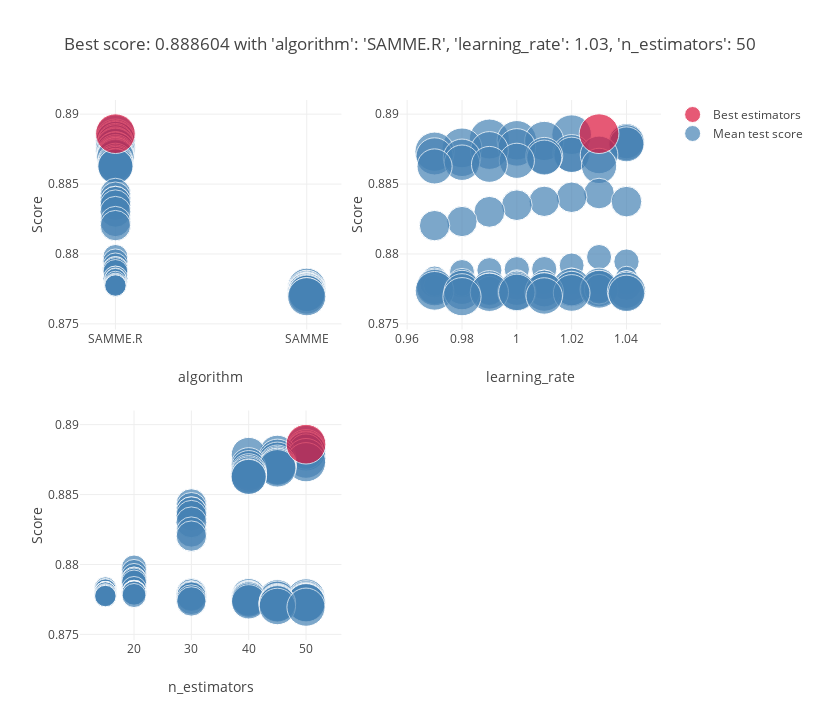

The cell this chart's notebook holds for it:
### Markdown cell above
# Hyperparamter Tuning For AdaBoost Classifier

### Code cell
from sklearn.model_selection import train_test_split

df.dropna(inplace=True)
target = df['Target2']
X_train, X_test, y_train, y_test = train_test_split(df[feature_importances[feature_importances.Importance > .01].index], target, test_size=.3)


sc = MinMaxScaler()
X_train_scaled = sc.fit_transform(X_train)
X_test_scaled = sc.transform(X_test)

import warnings
warnings.filterwarnings('ignore')

from sklearn.model_selection import GridSearchCV
from sklearn.ensemble import AdaBoostClassifier

from utils.lwoku import RANDOM_STATE, N_JOBS, VERBOSE, get_prediction
from utils.grid_search_utils import plot_grid_search, table_grid_search

import pickle
ab_clf = AdaBoostClassifier(random_state=RANDOM_STATE)
parameters = {
    'n_estimators': [15, 20, 30, 40, 45, 50],
    'learning_rate': [(0.97 + x / 100) for x in range(0, 8)],
    'algorithm': ['SAMME', 'SAMME.R']
}
clf = GridSearchCV(ab_clf, parameters, verbose=VERBOSE, n_jobs=N_JOBS)
clf.fit(X_train_scaled, y_train)

plot_grid_search(clf)
table_grid_search(clf)

with open('adaboost.pickle', 'wb') as fp:
    pickle.dump(clf, fp)

### Figure 1 — Plotly figure (JSON) as saved in the notebook; plotly's stock layout.template omitted (floating-point values rounded to 4 significant figures)
{"data": [{"marker": {"color": "SteelBlue", "size": [100.0, 101.9, 99.3, 97.88, 79.47, 82.38, 77.74, 89.78, 101.0, 91.15, 98.33, 90.03, 79.85, 90.24, 87.41, 87.99, 78.15, 89.59, 78.81, 80.17, 82.29, 79.3, 78.68, 59.63, 59.57, 58.83, 59.74, 59.96, 60.76, 58.53, 58.99, 39.94, 40.84, 39.3, 40.47, 40.8, 40.08, 39.36, 30.74, 39.49, 29.53, 29.96, 27.94, 28.24, 28.35, 29.05, 37.54, 28.11, 28.77, 28.32, 28.89, 37.79, 30.28, 37.66, 38.41, 37.67, 37.95, 37.43, 57.04, 55.73, 30.9, 30.01, 56.83, 36.89, 74.8, 55.87, 29.95, 56.0, 29.45, 56.07, 76.41, 74.54, 86.03, 94.65, 73.47, 74.39, 75.75, 83.09, 56.58, 92.15, 75.13, 95.41, 55.32, 83.56, 75.06, 93.78, 83.29, 93.93, 94.61, 93.47, 84.65, 85.78, 84.63, 84.68, 92.95], "sizemin": 4, "sizemode": "area", "sizeref": 0.1274}, "mode": "markers", "name": "Mean test score", "showlegend": true, "text": ["'algorithm': 'SAMME.R',<br /> 'learning_rate': 1.02,<br /> 'n_estimators': 50", "'algorithm': 'SAMME.R',<br /> 'learning_rate': 0.99,<br /> 'n_estimators': 50", "'algorithm': 'SAMME.R',<br /> 'learning_rate': 1.0,<br /> 'n_estimators': 50", "'algorithm': 'SAMME.R',<br /> 'learning_rate': 1.01,<br /> 'n_estimators': 50", "'algorithm': 'SAMME.R',<br /> 'learning_rate': 1.04,<br /> 'n_estimators': 50", "'algorithm': 'SAMME.R',<br /> 'learning_rate': 1.04,<br /> 'n_estimators': 45", "'algorithm': 'SAMME.R',<br /> 'learning_rate': 1.04,<br /> 'n_estimators': 40", "'algorithm': 'SAMME.R',<br /> 'learning_rate': 1.0,<br /> 'n_estimators': 45", "'algorithm': 'SAMME.R',<br /> 'learning_rate': 0.98,<br /> 'n_estimators': 50", "'algorithm': 'SAMME.R',<br /> 'learning_rate': 0.99,<br /> 'n_estimators': 45", "'algorithm': 'SAMME.R',<br /> 'learning_rate': 0.97,<br /> 'n_estimators': 50", "'algorithm': 'SAMME.R',<br /> 'learning_rate': 1.02,<br /> 'n_estimators': 45", "'algorithm': 'SAMME.R',<br /> 'learning_rate': 1.02,<br /> 'n_estimators': 40", "'algorithm': 'SAMME.R',<br /> 'learning_rate': 1.03,<br /> 'n_estimators': 45", "'algorithm': 'SAMME.R',<br /> 'learning_rate': 1.01,<br /> 'n_estimators': 45", "'algorithm': 'SAMME.R',<br /> 'learning_rate': 0.97,<br /> 'n_estimators': 45", "'algorithm': 'SAMME.R',<br /> 'learning_rate': 1.01,<br /> 'n_estimators': 40", "'algorithm': 'SAMME.R',<br /> 'learning_rate': 0.98,<br /> 'n_estimators': 45", "'algorithm': 'SAMME.R',<br /> 'learning_rate': 1.0,<br /> 'n_estimators': 40", "'algorithm': 'SAMME.R',<br /> 'learning_rate': 0.98,<br /> 'n_estimators': 40", "'algorithm': 'SAMME.R',<br /> 'learning_rate': 0.99,<br /> 'n_estimators': 40", "'algorithm': 'SAMME.R',<br /> 'learning_rate': 1.03,<br /> 'n_estimators': 40", "'algorithm': 'SAMME.R',<br /> 'learning_rate': 0.97,<br /> 'n_estimators': 40", "'algorithm': 'SAMME.R',<br /> 'learning_rate': 1.03,<br /> 'n_estimators': 30", "'algorithm': 'SAMME.R',<br /> 'learning_rate': 1.02,<br /> 'n_estimators': 30", "'algorithm': 'SAMME.R',<br /> 'learning_rate': 1.01,<br /> 'n_estimators': 30", "'algorithm': 'SAMME.R',<br /> 'learning_rate': 1.04,<br /> 'n_estimators': 30", "'algorithm': 'SAMME.R',<br /> 'learning_rate': 1.0,<br /> 'n_estimators': 30", "'algorithm': 'SAMME.R',<br /> 'learning_rate': 0.99,<br /> 'n_estimators': 30", "'algorithm': 'SAMME.R',<br /> 'learning_rate': 0.98,<br /> 'n_estimators': 30", "'algorithm': 'SAMME.R',<br /> 'learning_rate': 0.97,<br /> 'n_estimators': 30", "'algorithm': 'SAMME.R',<br /> 'learning_rate': 1.03,<br /> 'n_estimators': 20", "'algorithm': 'SAMME.R',<br /> 'learning_rate': 1.04,<br /> 'n_estimators': 20", "'algorithm': 'SAMME.R',<br /> 'learning_rate': 1.02,<br /> 'n_estimators': 20", "'algorithm': 'SAMME.R',<br /> 'learning_rate': 1.01,<br /> 'n_estimators': 20", "'algorithm': 'SAMME.R',<br /> 'learning_rate': 1.0,<br /> 'n_estimators': 20", "'algorithm': 'SAMME.R',<br /> 'learning_rate': 0.99,<br /> 'n_estimators': 20", "'algorithm': 'SAMME.R',<br /> 'learning_rate': 0.98,<br /> 'n_estimators': 20", "'algorithm': 'SAMME.R',<br /> 'learning_rate': 1.04,<br /> 'n_estimators': 15", "'algorithm': 'SAMME.R',<br /> 'learning_rate': 0.97,<br /> 'n_estimators': 20", "'algorithm': 'SAMME.R',<br /> 'learning_rate': 1.02,<br /> 'n_estimators': 15", "'algorithm': 'SAMME.R',<br /> 'learning_rate': 1.03,<br /> 'n_estimators': 15", "'algorithm': 'SAMME',<br /> 'learning_rate': 1.04,<br /> 'n_estimators': 15", "'algorithm': 'SAMME',<br /> 'learning_rate': 1.01,<br /> 'n_estimators': 15", "'algorithm': 'SAMME',<br /> 'learning_rate': 1.0,<br /> 'n_estimators': 15", "'algorithm': 'SAMME',<br /> 'learning_rate': 1.03,<br /> 'n_estimators': 15", "'algorithm': 'SAMME',<br /> 'learning_rate': 1.0,<br /> 'n_estimators': 20", "'algorithm': 'SAMME',<br /> 'learning_rate': 0.99,<br /> 'n_estimators': 15", "'algorithm': 'SAMME',<br /> 'learning_rate': 0.98,<br /> 'n_estimators': 15", "'algorithm': 'SAMME',<br /> 'learning_rate': 0.97,<br /> 'n_estimators': 15", "'algorithm': 'SAMME',<br /> 'learning_rate': 1.02,<br /> 'n_estimators': 15", "'algorithm': 'SAMME',<br /> 'learning_rate': 0.97,<br /> 'n_estimators': 20", "'algorithm': 'SAMME.R',<br /> 'learning_rate': 1.01,<br /> 'n_estimators': 15", "'algorithm': 'SAMME',<br /> 'learning_rate': 1.01,<br /> 'n_estimators': 20", "'algorithm': 'SAMME',<br /> 'learning_rate': 1.03,<br /> 'n_estimators': 20", "'algorithm': 'SAMME',<br /> 'learning_rate': 0.98,<br /> 'n_estimators': 20", "'algorithm': 'SAMME',<br /> 'learning_rate': 1.02,<br /> 'n_estimators': 20", "'algorithm': 'SAMME',<br /> 'learning_rate': 1.04,<br /> 'n_estimators': 20", "'algorithm': 'SAMME',<br /> 'learning_rate': 0.97,<br /> 'n_estimators': 30", "'algorithm': 'SAMME',<br /> 'learning_rate': 0.98,<br /> 'n_estimators': 30", "'algorithm': 'SAMME.R',<br /> 'learning_rate': 1.0,<br /> 'n_estimators': 15", "'algorithm': 'SAMME.R',<br /> 'learning_rate': 0.99,<br /> 'n_estimators': 15", "'algorithm': 'SAMME',<br /> 'learning_rate': 1.01,<br /> 'n_estimators': 30", "'algorithm': 'SAMME',<br /> 'learning_rate': 0.99,<br /> 'n_estimators': 20", "'algorithm': 'SAMME',<br /> 'learning_rate': 1.03,<br /> 'n_estimators': 40", "'algorithm': 'SAMME',<br /> 'learning_rate': 1.0,<br /> 'n_estimators': 30", "'algorithm': 'SAMME.R',<br /> 'learning_rate': 0.97,<br /> 'n_estimators': 15", "'algorithm': 'SAMME',<br /> 'learning_rate': 1.04,<br /> 'n_estimators': 30", "'algorithm': 'SAMME.R',<br /> 'learning_rate': 0.98,<br /> 'n_estimators': 15", "'algorithm': 'SAMME',<br /> 'learning_rate': 1.02,<br /> 'n_estimators': 30", "'algorithm': 'SAMME',<br /> 'learning_rate': 0.97,<br /> 'n_estimators': 40", "'algorithm': 'SAMME',<br /> 'learning_rate': 0.98,<br /> 'n_estimators': 40", "'algorithm': 'SAMME',<br /> 'learning_rate': 0.97,<br /> 'n_estimators': 45", "'algorithm': 'SAMME',<br /> 'learning_rate': 1.02,<br /> 'n_estimators': 50", "'algorithm': 'SAMME',<br /> 'learning_rate': 0.99,<br /> 'n_estimators': 40", "'algorithm': 'SAMME',<br /> 'learning_rate': 1.0,<br /> 'n_estimators': 40", "'algorithm': 'SAMME',<br /> 'learning_rate': 1.02,<br /> 'n_estimators': 40", "'algorithm': 'SAMME',<br /> 'learning_rate': 1.03,<br /> 'n_estimators': 45", "'algorithm': 'SAMME',<br /> 'learning_rate': 1.03,<br /> 'n_estimators': 30", "'algorithm': 'SAMME',<br /> 'learning_rate': 1.03,<br /> 'n_estimators': 50", "'algorithm': 'SAMME',<br /> 'learning_rate': 1.01,<br /> 'n_estimators': 40", "'algorithm': 'SAMME',<br /> 'learning_rate': 0.97,<br /> 'n_estimators': 50", "'algorithm': 'SAMME',<br /> 'learning_rate': 0.99,<br /> 'n_estimators': 30", "'algorithm': 'SAMME',<br /> 'learning_rate': 0.99,<br /> 'n_estimators': 45", "'algorithm': 'SAMME',<br /> 'learning_rate': 1.04,<br /> 'n_estimators': 40", "'algorithm': 'SAMME',<br /> 'learning_rate': 1.04,<br /> 'n_estimators': 50", "'algorithm': 'SAMME',<br /> 'learning_rate': 0.98,<br /> 'n_estimators': 45", "'algorithm': 'SAMME',<br /> 'learning_rate': 1.0,<br /> 'n_estimators': 50", "'algorithm': 'SAMME',<br /> 'learning_rate': 1.01,<br /> 'n_estimators': 50", "'algorithm': 'SAMME',<br /> 'learning_rate': 0.99,<br /> 'n_estimators': 50", "'algorithm': 'SAMME',<br /> 'learning_rate': 1.0,<br /> 'n_estimators': 45", "'algorithm': 'SAMME',<br /> 'learning_rate': 1.02,<br /> 'n_estimators': 45", "'algorithm': 'SAMME',<br /> 'learning_rate': 1.04,<br /> 'n_estimators': 45", "'algorithm': 'SAMME',<br /> 'learning_rate': 1.01,<br /> 'n_estimators': 45", "'algorithm': 'SAMME',<br /> 'learning_rate': 0.98,<br /> 'n_estimators': 50"], "x": ["SAMME.R", "SAMME.R", "SAMME.R", "SAMME.R", "SAMME.R", "SAMME.R", "SAMME.R", "SAMME.R", "SAMME.R", "SAMME.R", "SAMME.R", "SAMME.R", "SAMME.R", "SAMME.R", "SAMME.R", "SAMME.R", "SAMME.R", "SAMME.R", "SAMME.R", "SAMME.R", "SAMME.R", "SAMME.R", "SAMME.R", "SAMME.R", "SAMME.R", "SAMME.R", "SAMME.R", "SAMME.R", "SAMME.R", "SAMME.R", "SAMME.R", "SAMME.R", "SAMME.R", "SAMME.R", "SAMME.R", "SAMME.R", "SAMME.R", "SAMME.R", "SAMME.R", "SAMME.R", "SAMME.R", "SAMME.R", "SAMME", "SAMME", "SAMME", "SAMME", "SAMME", "SAMME", "SAMME", "SAMME", "SAMME", "SAMME", "SAMME.R", "SAMME", "SAMME", "SAMME", "SAMME", "SAMME", "SAMME", "SAMME", "SAMME.R", "SAMME.R", "SAMME", "SAMME", "SAMME", "SAMME", "SAMME.R", "SAMME", "SAMME.R", "SAMME", "SAMME", "SAMME", "SAMME", "SAMME", "SAMME", "SAMME", "SAMME", "SAMME", "SAMME", "SAMME", "SAMME", "SAMME", "SAMME", "SAMME", "SAMME", "SAMME", "SAMME", "SAMME", "SAMME", "SAMME", "SAMME", "SAMME", "SAMME", "SAMME", "SAMME"], "y": [0.8885, 0.8882, 0.8881, 0.8881, 0.8881, 0.888, 0.8878, 0.8876, 0.8876, 0.8874, 0.8873, 0.8872, 0.8871, 0.8871, 0.887, 0.887, 0.8869, 0.8869, 0.8867, 0.8865, 0.8864, 0.8863, 0.8863, 0.8843, 0.8841, 0.8838, 0.8837, 0.8835, 0.883, 0.8823, 0.882, 0.8798, 0.8795, 0.8792, 0.8789, 0.8789, 0.8788, 0.8787, 0.8783, 0.8783, 0.8782, 0.8782, 0.878, 0.878, 0.878, 0.878, 0.878, 0.878, 0.878, 0.878, 0.878, 0.878, 0.878, 0.878, 0.878, 0.878, 0.878, 0.878, 0.8779, 0.8779, 0.8778, 0.8778, 0.8778, 0.8778, 0.8778, 0.8778, 0.8777, 0.8777, 0.8777, 0.8777, 0.8776, 0.8776, 0.8776, 0.8776, 0.8776, 0.8775, 0.8775, 0.8775, 0.8775, 0.8775, 0.8774, 0.8774, 0.8774, 0.8773, 0.8773, 0.8773, 0.8773, 0.8773, 0.8773, 0.8773, 0.8773, 0.8772, 0.8772, 0.877, 0.8769], "type": "scatter", "xaxis": "x", "yaxis": "y"}, {"marker": {"color": "Crimson", "size": [100.5], "sizemin": 4, "sizemode": "area", "sizeref": 0.1274}, "mode": "markers", "name": "Best estimators", "showlegend": true, "text": ["{'algorithm': 'SAMME.R', 'learning_rate': 1.03, 'n_estimators': 50}"], "x": ["SAMME.R"], "y": [0.8886], "type": "scatter", "xaxis": "x", "yaxis": "y"}, {"marker": {"color": "SteelBlue", "size": [100.0, 101.9, 99.3, 97.88, 79.47, 82.38, 77.74, 89.78, 101.0, 91.15, 98.33, 90.03, 79.85, 90.24, 87.41, 87.99, 78.15, 89.59, 78.81, 80.17, 82.29, 79.3, 78.68, 59.63, 59.57, 58.83, 59.74, 59.96, 60.76, 58.53, 58.99, 39.94, 40.84, 39.3, 40.47, 40.8, 40.08, 39.36, 30.74, 39.49, 29.53, 29.96, 27.94, 28.24, 28.35, 29.05, 37.54, 28.11, 28.77, 28.32, 28.89, 37.79, 30.28, 37.66, 38.41, 37.67, 37.95, 37.43, 57.04, 55.73, 30.9, 30.01, 56.83, 36.89, 74.8, 55.87, 29.95, 56.0, 29.45, 56.07, 76.41, 74.54, 86.03, 94.65, 73.47, 74.39, 75.75, 83.09, 56.58, 92.15, 75.13, 95.41, 55.32, 83.56, 75.06, 93.78, 83.29, 93.93, 94.61, 93.47, 84.65, 85.78, 84.63, 84.68, 92.95], "sizemin": 4, "sizemode": "area", "sizeref": 0.1274}, "mode": "markers", "name": "Mean test score", "showlegend": false, "text": ["'algorithm': 'SAMME.R',<br /> 'learning_rate': 1.02,<br /> 'n_estimators': 50", "'algorithm': 'SAMME.R',<br /> 'learning_rate': 0.99,<br /> 'n_estimators': 50", "'algorithm': 'SAMME.R',<br /> 'learning_rate': 1.0,<br /> 'n_estimators': 50", "'algorithm': 'SAMME.R',<br /> 'learning_rate': 1.01,<br /> 'n_estimators': 50", "'algorithm': 'SAMME.R',<br /> 'learning_rate': 1.04,<br /> 'n_estimators': 50", "'algorithm': 'SAMME.R',<br /> 'learning_rate': 1.04,<br /> 'n_estimators': 45", "'algorithm': 'SAMME.R',<br /> 'learning_rate': 1.04,<br /> 'n_estimators': 40", "'algorithm': 'SAMME.R',<br /> 'learning_rate': 1.0,<br /> 'n_estimators': 45", "'algorithm': 'SAMME.R',<br /> 'learning_rate': 0.98,<br /> 'n_estimators': 50", "'algorithm': 'SAMME.R',<br /> 'learning_rate': 0.99,<br /> 'n_estimators': 45", "'algorithm': 'SAMME.R',<br /> 'learning_rate': 0.97,<br /> 'n_estimators': 50", "'algorithm': 'SAMME.R',<br /> 'learning_rate': 1.02,<br /> 'n_estimators': 45", "'algorithm': 'SAMME.R',<br /> 'learning_rate': 1.02,<br /> 'n_estimators': 40", "'algorithm': 'SAMME.R',<br /> 'learning_rate': 1.03,<br /> 'n_estimators': 45", "'algorithm': 'SAMME.R',<br /> 'learning_rate': 1.01,<br /> 'n_estimators': 45", "'algorithm': 'SAMME.R',<br /> 'learning_rate': 0.97,<br /> 'n_estimators': 45", "'algorithm': 'SAMME.R',<br /> 'learning_rate': 1.01,<br /> 'n_estimators': 40", "'algorithm': 'SAMME.R',<br /> 'learning_rate': 0.98,<br /> 'n_estimators': 45", "'algorithm': 'SAMME.R',<br /> 'learning_rate': 1.0,<br /> 'n_estimators': 40", "'algorithm': 'SAMME.R',<br /> 'learning_rate': 0.98,<br /> 'n_estimators': 40", "'algorithm': 'SAMME.R',<br /> 'learning_rate': 0.99,<br /> 'n_estimators': 40", "'algorithm': 'SAMME.R',<br /> 'learning_rate': 1.03,<br /> 'n_estimators': 40", "'algorithm': 'SAMME.R',<br /> 'learning_rate': 0.97,<br /> 'n_estimators': 40", "'algorithm': 'SAMME.R',<br /> 'learning_rate': 1.03,<br /> 'n_estimators': 30", "'algorithm': 'SAMME.R',<br /> 'learning_rate': 1.02,<br /> 'n_estimators': 30", "'algorithm': 'SAMME.R',<br /> 'learning_rate': 1.01,<br /> 'n_estimators': 30", "'algorithm': 'SAMME.R',<br /> 'learning_rate': 1.04,<br /> 'n_estimators': 30", "'algorithm': 'SAMME.R',<br /> 'learning_rate': 1.0,<br /> 'n_estimators': 30", "'algorithm': 'SAMME.R',<br /> 'learning_rate': 0.99,<br /> 'n_estimators': 30", "'algorithm': 'SAMME.R',<br /> 'learning_rate': 0.98,<br /> 'n_estimators': 30", "'algorithm': 'SAMME.R',<br /> 'learning_rate': 0.97,<br /> 'n_estimators': 30", "'algorithm': 'SAMME.R',<br /> 'learning_rate': 1.03,<br /> 'n_estimators': 20", "'algorithm': 'SAMME.R',<br /> 'learning_rate': 1.04,<br /> 'n_estimators': 20", "'algorithm': 'SAMME.R',<br /> 'learning_rate': 1.02,<br /> 'n_estimators': 20", "'algorithm': 'SAMME.R',<br /> 'learning_rate': 1.01,<br /> 'n_estimators': 20", "'algorithm': 'SAMME.R',<br /> 'learning_rate': 1.0,<br /> 'n_estimators': 20", "'algorithm': 'SAMME.R',<br /> 'learning_rate': 0.99,<br /> 'n_estimators': 20", "'algorithm': 'SAMME.R',<br /> 'learning_rate': 0.98,<br /> 'n_estimators': 20", "'algorithm': 'SAMME.R',<br /> 'learning_rate': 1.04,<br /> 'n_estimators': 15", "'algorithm': 'SAMME.R',<br /> 'learning_rate': 0.97,<br /> 'n_estimators': 20", "'algorithm': 'SAMME.R',<br /> 'learning_rate': 1.02,<br /> 'n_estimators': 15", "'algorithm': 'SAMME.R',<br /> 'learning_rate': 1.03,<br /> 'n_estimators': 15", "'algorithm': 'SAMME',<br /> 'learning_rate': 1.04,<br /> 'n_estimators': 15", "'algorithm': 'SAMME',<br /> 'learning_rate': 1.01,<br /> 'n_estimators': 15", "'algorithm': 'SAMME',<br /> 'learning_rate': 1.0,<br /> 'n_estimators': 15", "'algorithm': 'SAMME',<br /> 'learning_rate': 1.03,<br /> 'n_estimators': 15", "'algorithm': 'SAMME',<br /> 'learning_rate': 1.0,<br /> 'n_estimators': 20", "'algorithm': 'SAMME',<br /> 'learning_rate': 0.99,<br /> 'n_estimators': 15", "'algorithm': 'SAMME',<br /> 'learning_rate': 0.98,<br /> 'n_estimators': 15", "'algorithm': 'SAMME',<br /> 'learning_rate': 0.97,<br /> 'n_estimators': 15", "'algorithm': 'SAMME',<br /> 'learning_rate': 1.02,<br /> 'n_estimators': 15", "'algorithm': 'SAMME',<br /> 'learning_rate': 0.97,<br /> 'n_estimators': 20", "'algorithm': 'SAMME.R',<br /> 'learning_rate': 1.01,<br /> 'n_estimators': 15", "'algorithm': 'SAMME',<br /> 'learning_rate': 1.01,<br /> 'n_estimators': 20", "'algorithm': 'SAMME',<br /> 'learning_rate': 1.03,<br /> 'n_estimators': 20", "'algorithm': 'SAMME',<br /> 'learning_rate': 0.98,<br /> 'n_estimators': 20", "'algorithm': 'SAMME',<br /> 'learning_rate': 1.02,<br /> 'n_estimators': 20", "'algorithm': 'SAMME',<br /> 'learning_rate': 1.04,<br /> 'n_estimators': 20", "'algorithm': 'SAMME',<br /> 'learning_rate': 0.97,<br /> 'n_estimators': 30", "'algorithm': 'SAMME',<br /> 'learning_rate': 0.98,<br /> 'n_estimators': 30", "'algorithm': 'SAMME.R',<br /> 'learning_rate': 1.0,<br /> 'n_estimators': 15", "'algorithm': 'SAMME.R',<br /> 'learning_rate': 0.99,<br /> 'n_estimators': 15", "'algorithm': 'SAMME',<br /> 'learning_rate': 1.01,<br /> 'n_estimators': 30", "'algorithm': 'SAMME',<br /> 'learning_rate': 0.99,<br /> 'n_estimators': 20", "'algorithm': 'SAMME',<br /> 'learning_rate': 1.03,<br /> 'n_estimators': 40", "'algorithm': 'SAMME',<br /> 'learning_rate': 1.0,<br /> 'n_estimators': 30", "'algorithm': 'SAMME.R',<br /> 'learning_rate': 0.97,<br /> 'n_estimators': 15", "'algorithm': 'SAMME',<br /> 'learning_rate': 1.04,<br /> 'n_estimators': 30", "'algorithm': 'SAMME.R',<br /> 'learning_rate': 0.98,<br /> 'n_estimators': 15", "'algorithm': 'SAMME',<br /> 'learning_rate': 1.02,<br /> 'n_estimators': 30", "'algorithm': 'SAMME',<br /> 'learning_rate': 0.97,<br /> 'n_estimators': 40", "'algorithm': 'SAMME',<br /> 'learning_rate': 0.98,<br /> 'n_estimators': 40", "'algorithm': 'SAMME',<br /> 'learning_rate': 0.97,<br /> 'n_estimators': 45", "'algorithm': 'SAMME',<br /> 'learning_rate': 1.02,<br /> 'n_estimators': 50", "'algorithm': 'SAMME',<br /> 'learning_rate': 0.99,<br /> 'n_estimators': 40", "'algorithm': 'SAMME',<br /> 'learning_rate': 1.0,<br /> 'n_estimators': 40", "'algorithm': 'SAMME',<br /> 'learning_rate': 1.02,<br /> 'n_estimators': 40", "'algorithm': 'SAMME',<br /> 'learning_rate': 1.03,<br /> 'n_estimators': 45", "'algorithm': 'SAMME',<br /> 'learning_rate': 1.03,<br /> 'n_estimators': 30", "'algorithm': 'SAMME',<br /> 'learning_rate': 1.03,<br /> 'n_estimators': 50", "'algorithm': 'SAMME',<br /> 'learning_rate': 1.01,<br /> 'n_estimators': 40", "'algorithm': 'SAMME',<br /> 'learning_rate': 0.97,<br /> 'n_estimators': 50", "'algorithm': 'SAMME',<br /> 'learning_rate': 0.99,<br /> 'n_estimators': 30", "'algorithm': 'SAMME',<br /> 'learning_rate': 0.99,<br /> 'n_estimators': 45", "'algorithm': 'SAMME',<br /> 'learning_rate': 1.04,<br /> 'n_estimators': 40", "'algorithm': 'SAMME',<br /> 'learning_rate': 1.04,<br /> 'n_estimators': 50", "'algorithm': 'SAMME',<br /> 'learning_rate': 0.98,<br /> 'n_estimators': 45", "'algorithm': 'SAMME',<br /> 'learning_rate': 1.0,<br /> 'n_estimators': 50", "'algorithm': 'SAMME',<br /> 'learning_rate': 1.01,<br /> 'n_estimators': 50", "'algorithm': 'SAMME',<br /> 'learning_rate': 0.99,<br /> 'n_estimators': 50", "'algorithm': 'SAMME',<br /> 'learning_rate': 1.0,<br /> 'n_estimators': 45", "'algorithm': 'SAMME',<br /> 'learning_rate': 1.02,<br /> 'n_estimators': 45", "'algorithm': 'SAMME',<br /> 'learning_rate': 1.04,<br /> 'n_estimators': 45", "'algorithm': 'SAMME',<br /> 'learning_rate': 1.01,<br /> 'n_estimators': 45", "'algorithm': 'SAMME',<br /> 'learning_rate': 0.98,<br /> 'n_estimators': 50"], "x": [1.02, 0.99, 1.0, 1.01, 1.04, 1.04, 1.04, 1.0, 0.98, 0.99, 0.97, 1.02, 1.02, 1.03, 1.01, 0.97, 1.01, 0.98, 1.0, 0.98, 0.99, 1.03, 0.97, 1.03, 1.02, 1.01, 1.04, 1.0, 0.99, 0.98, 0.97, 1.03, 1.04, 1.02, 1.01, 1.0, 0.99, 0.98, 1.04, 0.97, 1.02, 1.03, 1.04, 1.01, 1.0, 1.03, 1.0, 0.99, 0.98, 0.97, 1.02, 0.97, 1.01, 1.01, 1.03, 0.98, 1.02, 1.04, 0.97, 0.98, 1.0, 0.99, 1.01, 0.99, 1.03, 1.0, 0.97, 1.04, 0.98, 1.02, 0.97, 0.98, 0.97, 1.02, 0.99, 1.0, 1.02, 1.03, 1.03, 1.03, 1.01, 0.97, 0.99, 0.99, 1.04, 1.04, 0.98, 1.0, 1.01, 0.99, 1.0, 1.02, 1.04, 1.01, 0.98], "y": [0.8885, 0.8882, 0.8881, 0.8881, 0.8881, 0.888, 0.8878, 0.8876, 0.8876, 0.8874, 0.8873, 0.8872, 0.8871, 0.8871, 0.887, 0.887, 0.8869, 0.8869, 0.8867, 0.8865, 0.8864, 0.8863, 0.8863, 0.8843, 0.8841, 0.8838, 0.8837, 0.8835, 0.883, 0.8823, 0.882, 0.8798, 0.8795, 0.8792, 0.8789, 0.8789, 0.8788, 0.8787, 0.8783, 0.8783, 0.8782, 0.8782, 0.878, 0.878, 0.878, 0.878, 0.878, 0.878, 0.878, 0.878, 0.878, 0.878, 0.878, 0.878, 0.878, 0.878, 0.878, 0.878, 0.8779, 0.8779, 0.8778, 0.8778, 0.8778, 0.8778, 0.8778, 0.8778, 0.8777, 0.8777, 0.8777, 0.8777, 0.8776, 0.8776, 0.8776, 0.8776, 0.8776, 0.8775, 0.8775, 0.8775, 0.8775, 0.8775, 0.8774, 0.8774, 0.8774, 0.8773, 0.8773, 0.8773, 0.8773, 0.8773, 0.8773, 0.8773, 0.8773, 0.8772, 0.8772, 0.877, 0.8769], "type": "scatter", "xaxis": "x2", "yaxis": "y2"}, {"marker": {"color": "Crimson", "size": [100.5], "sizemin": 4, "sizemode": "area", "sizeref": 0.1274}, "mode": "markers", "name": "Best estimators", "showlegend": false, "text": ["{'algorithm': 'SAMME.R', 'learning_rate': 1.03, 'n_estimators': 50}"], "x": [1.03], "y": [0.8886], "type": "scatter", "xaxis": "x2", "yaxis": "y2"}, {"marker": {"color": "SteelBlue", "size": [100.0, 101.9, 99.3, 97.88, 79.47, 82.38, 77.74, 89.78, 101.0, 91.15, 98.33, 90.03, 79.85, 90.24, 87.41, 87.99, 78.15, 89.59, 78.81, 80.17, 82.29, 79.3, 78.68, 59.63, 59.57, 58.83, 59.74, 59.96, 60.76, 58.53, 58.99, 39.94, 40.84, 39.3, 40.47, 40.8, 40.08, 39.36, 30.74, 39.49, 29.53, 29.96, 27.94, 28.24, 28.35, 29.05, 37.54, 28.11, 28.77, 28.32, 28.89, 37.79, 30.28, 37.66, 38.41, 37.67, 37.95, 37.43, 57.04, 55.73, 30.9, 30.01, 56.83, 36.89, 74.8, 55.87, 29.95, 56.0, 29.45, 56.07, 76.41, 74.54, 86.03, 94.65, 73.47, 74.39, 75.75, 83.09, 56.58, 92.15, 75.13, 95.41, 55.32, 83.56, 75.06, 93.78, 83.29, 93.93, 94.61, 93.47, 84.65, 85.78, 84.63, 84.68, 92.95], "sizemin": 4, "sizemode": "area", "sizeref": 0.1274}, "mode": "markers", "name": "Mean test score", "showlegend": false, "text": ["'algorithm': 'SAMME.R',<br /> 'learning_rate': 1.02,<br /> 'n_estimators': 50", "'algorithm': 'SAMME.R',<br /> 'learning_rate': 0.99,<br /> 'n_estimators': 50", "'algorithm': 'SAMME.R',<br /> 'learning_rate': 1.0,<br /> 'n_estimators': 50", "'algorithm': 'SAMME.R',<br /> 'learning_rate': 1.01,<br /> 'n_estimators': 50", "'algorithm': 'SAMME.R',<br /> 'learning_rate': 1.04,<br /> 'n_estimators': 50", "'algorithm': 'SAMME.R',<br /> 'learning_rate': 1.04,<br /> 'n_estimators': 45", "'algorithm': 'SAMME.R',<br /> 'learning_rate': 1.04,<br /> 'n_estimators': 40", "'algorithm': 'SAMME.R',<br /> 'learning_rate': 1.0,<br /> 'n_estimators': 45", "'algorithm': 'SAMME.R',<br /> 'learning_rate': 0.98,<br /> 'n_estimators': 50", "'algorithm': 'SAMME.R',<br /> 'learning_rate': 0.99,<br /> 'n_estimators': 45", "'algorithm': 'SAMME.R',<br /> 'learning_rate': 0.97,<br /> 'n_estimators': 50", "'algorithm': 'SAMME.R',<br /> 'learning_rate': 1.02,<br /> 'n_estimators': 45", "'algorithm': 'SAMME.R',<br /> 'learning_rate': 1.02,<br /> 'n_estimators': 40", "'algorithm': 'SAMME.R',<br /> 'learning_rate': 1.03,<br /> 'n_estimators': 45", "'algorithm': 'SAMME.R',<br /> 'learning_rate': 1.01,<br /> 'n_estimators': 45", "'algorithm': 'SAMME.R',<br /> 'learning_rate': 0.97,<br /> 'n_estimators': 45", "'algorithm': 'SAMME.R',<br /> 'learning_rate': 1.01,<br /> 'n_estimators': 40", "'algorithm': 'SAMME.R',<br /> 'learning_rate': 0.98,<br /> 'n_estimators': 45", "'algorithm': 'SAMME.R',<br /> 'learning_rate': 1.0,<br /> 'n_estimators': 40", "'algorithm': 'SAMME.R',<br /> 'learning_rate': 0.98,<br /> 'n_estimators': 40", "'algorithm': 'SAMME.R',<br /> 'learning_rate': 0.99,<br /> 'n_estimators': 40", "'algorithm': 'SAMME.R',<br /> 'learning_rate': 1.03,<br /> 'n_estimators': 40", "'algorithm': 'SAMME.R',<br /> 'learning_rate': 0.97,<br /> 'n_estimators': 40", "'algorithm': 'SAMME.R',<br /> 'learning_rate': 1.03,<br /> 'n_estimators': 30", "'algorithm': 'SAMME.R',<br /> 'learning_rate': 1.02,<br /> 'n_estimators': 30", "'algorithm': 'SAMME.R',<br /> 'learning_rate': 1.01,<br /> 'n_estimators': 30", "'algorithm': 'SAMME.R',<br /> 'learning_rate': 1.04,<br /> 'n_estimators': 30", "'algorithm': 'SAMME.R',<br /> 'learning_rate': 1.0,<br /> 'n_estimators': 30", "'algorithm': 'SAMME.R',<br /> 'learning_rate': 0.99,<br /> 'n_estimators': 30", "'algorithm': 'SAMME.R',<br /> 'learning_rate': 0.98,<br /> 'n_estimators': 30", "'algorithm': 'SAMME.R',<br /> 'learning_rate': 0.97,<br /> 'n_estimators': 30", "'algorithm': 'SAMME.R',<br /> 'learning_rate': 1.03,<br /> 'n_estimators': 20", "'algorithm': 'SAMME.R',<br /> 'learning_rate': 1.04,<br /> 'n_estimators': 20", "'algorithm': 'SAMME.R',<br /> 'learning_rate': 1.02,<br /> 'n_estimators': 20", "'algorithm': 'SAMME.R',<br /> 'learning_rate': 1.01,<br /> 'n_estimators': 20", "'algorithm': 'SAMME.R',<br /> 'learning_rate': 1.0,<br /> 'n_estimators': 20", "'algorithm': 'SAMME.R',<br /> 'learning_rate': 0.99,<br /> 'n_estimators': 20", "'algorithm': 'SAMME.R',<br /> 'learning_rate': 0.98,<br /> 'n_estimators': 20", "'algorithm': 'SAMME.R',<br /> 'learning_rate': 1.04,<br /> 'n_estimators': 15", "'algorithm': 'SAMME.R',<br /> 'learning_rate': 0.97,<br /> 'n_estimators': 20", "'algorithm': 'SAMME.R',<br /> 'learning_rate': 1.02,<br /> 'n_estimators': 15", "'algorithm': 'SAMME.R',<br /> 'learning_rate': 1.03,<br /> 'n_estimators': 15", "'algorithm': 'SAMME',<br /> 'learning_rate': 1.04,<br /> 'n_estimators': 15", "'algorithm': 'SAMME',<br /> 'learning_rate': 1.01,<br /> 'n_estimators': 15", "'algorithm': 'SAMME',<br /> 'learning_rate': 1.0,<br /> 'n_estimators': 15", "'algorithm': 'SAMME',<br /> 'learning_rate': 1.03,<br /> 'n_estimators': 15", "'algorithm': 'SAMME',<br /> 'learning_rate': 1.0,<br /> 'n_estimators': 20", "'algorithm': 'SAMME',<br /> 'learning_rate': 0.99,<br /> 'n_estimators': 15", "'algorithm': 'SAMME',<br /> 'learning_rate': 0.98,<br /> 'n_estimators': 15", "'algorithm': 'SAMME',<br /> 'learning_rate': 0.97,<br /> 'n_estimators': 15", "'algorithm': 'SAMME',<br /> 'learning_rate': 1.02,<br /> 'n_estimators': 15", "'algorithm': 'SAMME',<br /> 'learning_rate': 0.97,<br /> 'n_estimators': 20", "'algorithm': 'SAMME.R',<br /> 'learning_rate': 1.01,<br /> 'n_estimators': 15", "'algorithm': 'SAMME',<br /> 'learning_rate': 1.01,<br /> 'n_estimators': 20", "'algorithm': 'SAMME',<br /> 'learning_rate': 1.03,<br /> 'n_estimators': 20", "'algorithm': 'SAMME',<br /> 'learning_rate': 0.98,<br /> 'n_estimators': 20", "'algorithm': 'SAMME',<br /> 'learning_rate': 1.02,<br /> 'n_estimators': 20", "'algorithm': 'SAMME',<br /> 'learning_rate': 1.04,<br /> 'n_estimators': 20", "'algorithm': 'SAMME',<br /> 'learning_rate': 0.97,<br /> 'n_estimators': 30", "'algorithm': 'SAMME',<br /> 'learning_rate': 0.98,<br /> 'n_estimators': 30", "'algorithm': 'SAMME.R',<br /> 'learning_rate': 1.0,<br /> 'n_estimators': 15", "'algorithm': 'SAMME.R',<br /> 'learning_rate': 0.99,<br /> 'n_estimators': 15", "'algorithm': 'SAMME',<br /> 'learning_rate': 1.01,<br /> 'n_estimators': 30", "'algorithm': 'SAMME',<br /> 'learning_rate': 0.99,<br /> 'n_estimators': 20", "'algorithm': 'SAMME',<br /> 'learning_rate': 1.03,<br /> 'n_estimators': 40", "'algorithm': 'SAMME',<br /> 'learning_rate': 1.0,<br /> 'n_estimators': 30", "'algorithm': 'SAMME.R',<br /> 'learning_rate': 0.97,<br /> 'n_estimators': 15", "'algorithm': 'SAMME',<br /> 'learning_rate': 1.04,<br /> 'n_estimators': 30", "'algorithm': 'SAMME.R',<br /> 'learning_rate': 0.98,<br /> 'n_estimators': 15", "'algorithm': 'SAMME',<br /> 'learning_rate': 1.02,<br /> 'n_estimators': 30", "'algorithm': 'SAMME',<br /> 'learning_rate': 0.97,<br /> 'n_estimators': 40", "'algorithm': 'SAMME',<br /> 'learning_rate': 0.98,<br /> 'n_estimators': 40", "'algorithm': 'SAMME',<br /> 'learning_rate': 0.97,<br /> 'n_estimators': 45", "'algorithm': 'SAMME',<br /> 'learning_rate': 1.02,<br /> 'n_estimators': 50", "'algorithm': 'SAMME',<br /> 'learning_rate': 0.99,<br /> 'n_estimators': 40", "'algorithm': 'SAMME',<br /> 'learning_rate': 1.0,<br /> 'n_estimators': 40", "'algorithm': 'SAMME',<br /> 'learning_rate': 1.02,<br /> 'n_estimators': 40", "'algorithm': 'SAMME',<br /> 'learning_rate': 1.03,<br /> 'n_estimators': 45", "'algorithm': 'SAMME',<br /> 'learning_rate': 1.03,<br /> 'n_estimators': 30", "'algorithm': 'SAMME',<br /> 'learning_rate': 1.03,<br /> 'n_estimators': 50", "'algorithm': 'SAMME',<br /> 'learning_rate': 1.01,<br /> 'n_estimators': 40", "'algorithm': 'SAMME',<br /> 'learning_rate': 0.97,<br /> 'n_estimators': 50", "'algorithm': 'SAMME',<br /> 'learning_rate': 0.99,<br /> 'n_estimators': 30", "'algorithm': 'SAMME',<br /> 'learning_rate': 0.99,<br /> 'n_estimators': 45", "'algorithm': 'SAMME',<br /> 'learning_rate': 1.04,<br /> 'n_estimators': 40", "'algorithm': 'SAMME',<br /> 'learning_rate': 1.04,<br /> 'n_estimators': 50", "'algorithm': 'SAMME',<br /> 'learning_rate': 0.98,<br /> 'n_estimators': 45", "'algorithm': 'SAMME',<br /> 'learning_rate': 1.0,<br /> 'n_estimators': 50", "'algorithm': 'SAMME',<br /> 'learning_rate': 1.01,<br /> 'n_estimators': 50", "'algorithm': 'SAMME',<br /> 'learning_rate': 0.99,<br /> 'n_estimators': 50", "'algorithm': 'SAMME',<br /> 'learning_rate': 1.0,<br /> 'n_estimators': 45", "'algorithm': 'SAMME',<br /> 'learning_rate': 1.02,<br /> 'n_estimators': 45", "'algorithm': 'SAMME',<br /> 'learning_rate': 1.04,<br /> 'n_estimators': 45", "'algorithm': 'SAMME',<br /> 'learning_rate': 1.01,<br /> 'n_estimators': 45", "'algorithm': 'SAMME',<br /> 'learning_rate': 0.98,<br /> 'n_estimators': 50"], "x": [50, 50, 50, 50, 50, 45, 40, 45, 50, 45, 50, 45, 40, 45, 45, 45, 40, 45, 40, 40, 40, 40, 40, 30, 30, 30, 30, 30, 30, 30, 30, 20, 20, 20, 20, 20, 20, 20, 15, 20, 15, 15, 15, 15, 15, 15, 20, 15, 15, 15, 15, 20, 15, 20, 20, 20, 20, 20, 30, 30, 15, 15, 30, 20, 40, 30, 15, 30, 15, 30, 40, 40, 45, 50, 40, 40, 40, 45, 30, 50, 40, 50, 30, 45, 40, 50, 45, 50, 50, 50, 45, 45, 45, 45, 50], "y": [0.8885, 0.8882, 0.8881, 0.8881, 0.8881, 0.888, 0.8878, 0.8876, 0.8876, 0.8874, 0.8873, 0.8872, 0.8871, 0.8871, 0.887, 0.887, 0.8869, 0.8869, 0.8867, 0.8865, 0.8864, 0.8863, 0.8863, 0.8843, 0.8841, 0.8838, 0.8837, 0.8835, 0.883, 0.8823, 0.882, 0.8798, 0.8795, 0.8792, 0.8789, 0.8789, 0.8788, 0.8787, 0.8783, 0.8783, 0.8782, 0.8782, 0.878, 0.878, 0.878, 0.878, 0.878, 0.878, 0.878, 0.878, 0.878, 0.878, 0.878, 0.878, 0.878, 0.878, 0.878, 0.878, 0.8779, 0.8779, 0.8778, 0.8778, 0.8778, 0.8778, 0.8778, 0.8778, 0.8777, 0.8777, 0.8777, 0.8777, 0.8776, 0.8776, 0.8776, 0.8776, 0.8776, 0.8775, 0.8775, 0.8775, 0.8775, 0.8775, 0.8774, 0.8774, 0.8774, 0.8773, 0.8773, 0.8773, 0.8773, 0.8773, 0.8773, 0.8773, 0.8773, 0.8772, 0.8772, 0.877, 0.8769], "type": "scatter", "xaxis": "x3", "yaxis": "y3"}, {"marker": {"color": "Crimson", "size": [100.5], "sizemin": 4, "sizemode": "area", "sizeref": 0.1274}, "mode": "markers", "name": "Best estimators", "showlegend": false, "text": ["{'algorithm': 'SAMME.R', 'learning_rate': 1.03, 'n_estimators': 50}"], "x": [50], "y": [0.8886], "type": "scatter", "xaxis": "x3", "yaxis": "y3"}], "layout": {"xaxis": {"anchor": "y", "domain": [0.0, 0.45], "title": {"text": "algorithm"}}, "yaxis": {"anchor": "x", "domain": [0.575, 1.0], "title": {"text": "Score"}}, "xaxis2": {"anchor": "y2", "domain": [0.55, 1.0], "title": {"text": "learning_rate"}}, "yaxis2": {"anchor": "x2", "domain": [0.575, 1.0], "title": {"text": "Score"}}, "xaxis3": {"anchor": "y3", "domain": [0.0, 0.45], "title": {"text": "n_estimators"}}, "yaxis3": {"anchor": "x3", "domain": [0.0, 0.425], "title": {"text": "Score"}}, "xaxis4": {"anchor": "y4", "domain": [0.55, 1.0]}, "yaxis4": {"anchor": "x4", "domain": [0.0, 0.425]}, "legend": {"traceorder": "reversed"}, "width": 820, "height": 720, "title": {"text": "Best score: 0.888604 with 'algorithm': 'SAMME.R', 'learning_rate': 1.03, 'n_estimators': 50"}, "hovermode": "closest"}}
